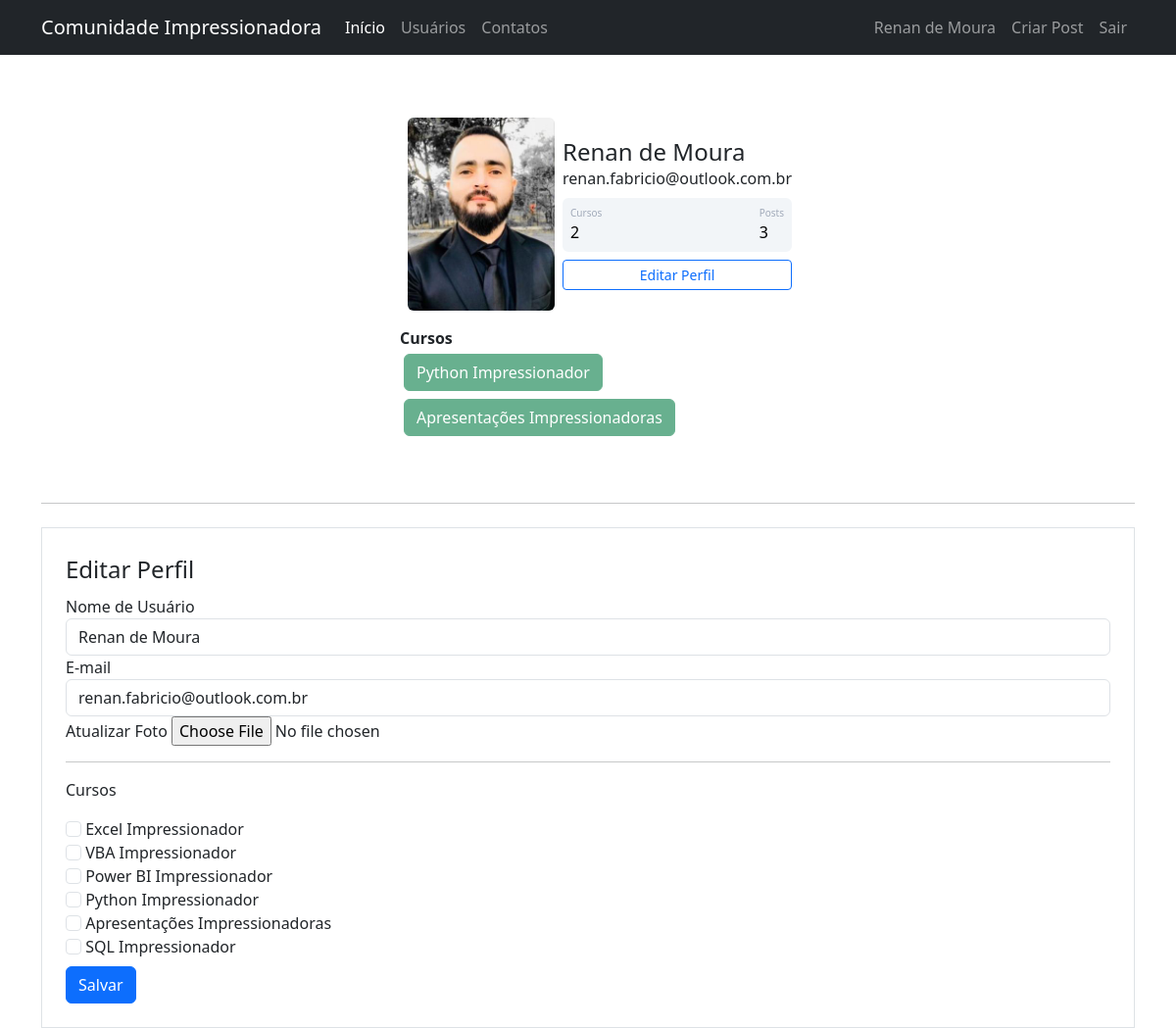
The page /perfil/editar (signed in) on the database its author committed.
### comunidade/models.py (models this page shows)
class Usuario(database.Model, UserMixin):
    id = database.Column(database.Integer, primary_key=True)
    username = database.Column(database.String, nullable=False)
    email = database.Column(database.String, nullable=False, unique=True)
    senha = database.Column(database.String, nullable=False)
    foto_perfil = database.Column(database.String, default='default.jpg')
    posts = database.relationship('Post', backref='autor', lazy=True)
    cursos = database.Column(database.String, nullable=False, default='Não Informado')
    def contar_posts(self):
        return len(self.posts)

### comunidade/routes.py (the view)
@app.route('/perfil/editar', methods=['GET', 'POST'])
@login_required
def editar_perfil():
    form = FormEditarPerfil()
    if form.validate_on_submit():
        with app.app_context():
            current_user.email = form.email.data
            current_user.username = form.username.data
            if form.foto_perfil.data:
                nome_imagem = salvar_imagem(form.foto_perfil.data)
                current_user.foto_perfil = nome_imagem
            current_user.cursos = atualizar_cursos(form)
            database.session.commit()
        flash(f'Alteração realizada com sucesso.', 'alert-success')
        return redirect(url_for('perfil'))
    elif request.method == "GET":
        form.email.data = current_user.email
        form.username.data = current_user.username
    foto_perfil = url_for('static', filename='fotos_perfil/{}'.format(current_user.foto_perfil))
    return render_template('editarperfil.html', foto_perfil=foto_perfil, form=form)

### comunidade/forms.py (shortened to what this page needs)
class FormEditarPerfil(FlaskForm):
    username = StringField('Nome de Usuário', validators=[DataRequired()])
    email = StringField('E-mail', validators=[DataRequired(), Email()])
    foto_perfil = FileField('Atualizar Foto', validators=[FileAllowed(['jpg', 'png'])])
    curso_excel = BooleanField('Excel Impressionador')
    curso_vba = BooleanField('VBA Impressionador')
    curso_powerbi = BooleanField('Power BI Impressionador')
    curso_python = BooleanField('Python Impressionador')
    curso_ppt = BooleanField('Apresentações Impressionadoras')
    curso_sql = BooleanField('SQL Impressionador')
    botao_submit_salvar = SubmitField('Salvar')

### comunidade/models.py (called while the page is built)
@login_manager.user_loader
def load_usuario(id_usuario):
    return Usuario.query.get(int(id_usuario))

### comunidade/templates/editarperfil.html (shortened to what this page needs)
{% extends 'perfil.html' %}
{% block form_editar_perfil %}
<div class="container">
    <hr>
    <div class="row">
        <div class="col">
			<form method="POST" action="" class="border p-4 mt-2" enctype="multipart/form-data">
                <legend>Editar Perfil</legend>
                <fieldset>
                    <div class="form-group">
                        {{ form.username.label(class="form-control-label") }}
                        {% if form.username.errors %}
                            {{ form.username(class="form-control is-invalid") }}
                        <div class="invalid-feedback">
                            {% for erro in form.username.errors %}
                                {{ erro }}
                            {% endfor %}
                        </div>
                        {% else %}
                            {{ form.username(class="form-control") }}
                        {% endif %}
                    </div>
                    <div class="form-group">
                        {{ form.email.label(class="form-control-label") }}
                        {% if form.email.errors %}
                            {{ form.email(class="form-control is-invalid") }}
                        <div class="invalid-feedback">
                            {% for erro in form.email.errors %}
                                {{ erro }}
                            {% endfor %}
                        </div>
                        {% else %}
                            {{ form.email(class="form-control") }}
                        {% endif %}
                    </div>
                    <div class="form-group">
                        {{ form.foto_perfil.label }}
                        {{ form.foto_perfil(class="form-control-file") }}
                    </div>
                    <hr>
                    <p>Cursos</p>
                    {% for campo in form %}
                        {% if 'curso_' in campo.name %}
                            <div class="form-group">
                                {{ campo(class="form-check-input") }}
                                {{ campo.label(class="form-check-label") }}
                            </div>
                        {% endif %}
                    {% endfor %}
                </fieldset>
                {{ form.botao_submit_salvar(class="btn btn-primary mt-2") }}
            </form>
        </div>
    </div>
</div>
{% endblock %}

### comunidade/templates/perfil.html (shortened to what this page needs)
{% extends 'base.html' %}
{% block body %}
<div class="container mt-5 d-flex justify-content-center ">
	<div class="card p-3">
		<div class="d-flex align-items-center">
			<div class="image pe-2"><img src="{{ foto_perfil }}" class="rounded" width="150" ></div>
			<div class="ml-3 w-100">
			   <h4 class="mb-0 mt-0">{{ current_user.username }}</h4>
			   <span>{{ current_user.email }}</span>
			   <div class="p-2 mt-2 bg-primary d-flex justify-content-between rounded text-white stats ">
				   {% if 'Não Informado' in current_user.cursos %}
					<div class="d-flex flex-column"><span class="articles">Cursos</span><span class="number1">0</span></div>
				   {% else %}
					<div class="d-flex flex-column"><span class="articles">Cursos</span><span class="number1">{{ current_user.cursos.count(';') +1 }}</span></div>
				   {% endif %}
					<div class="d-flex flex-column"><span class="rating">Posts</span><span class="number3">{{ current_user.contar_posts() }}</span></div>
			   </div>
			   <div class="button mt-2 d-flex flex-row align-items-center"><a class="w-100" href="{{ url_for('editar_perfil') }}"><button class="btn btn-sm btn-outline-primary w-100">Editar Perfil</button></a></div>
			</div>
		</div>
	</div>
</div>
<div class="row justify-content-center">
    <div class="col col-4" style="text-align: left">
        <strong>Cursos</strong><br>
        {% for curso in current_user.cursos.split(';') %}
            <button type="button" class="btn btn-success m-1" disabled>{{ curso }}</button><br>
        {% endfor %}
    </div>
</div>
{% block form_editar_perfil %}
{% endblock %}
{% endblock %}

### comunidade/templates/navbar.html (shortened to what this page needs)
<nav class="navbar navbar-expand-lg navbar-dark bg-dark">
  <div class="container-fluid container">
    <a class="navbar-brand" href="{{ url_for('home') }}">Comunidade Impressionadora</a>
    <div class="collapse navbar-collapse" id="navbarSupportedContent">
      <ul class="navbar-nav me-auto mb-2 mb-lg-0">
        <li class="nav-item">
          <a class="nav-link active" aria-current="page" href="{{ url_for('home') }}">Início</a>
        </li>
        <li class="nav-item">
          <a class="nav-link" href="{{ url_for('usuarios') }}">Usuários</a>
        </li>
        <li class="nav-item">
          <a class="nav-link" href="{{ url_for('contatos') }}">Contatos</a>
        </li>
      </ul>
      <ul class=" d-flex navbar-nav">
        {% if current_user.is_authenticated %}
          <li class="nav-item">
            <a class="nav-link" href="{{ url_for('perfil') }}">{{ current_user.username }}</a>
          </li>
           <li class="nav-item">
            <a class="nav-link" href="{{ url_for('criar_post') }}">Criar Post</a>
          </li>
           <li class="nav-item">
            <a class="nav-link" href="{{ url_for('sair') }}">Sair</a>
          </li>
        {% endif %}
      </ul>
    </div>
  </div>
</nav>

### comunidade/static/main.css (style rules this page uses)
.card { width: 400px; border: none; border-radius: 10px; background-color: #fff; }
.stats { background: #f2f5f8 !important; color: #000 !important; }
.articles { font-size:10px; color: #a1aab9; }
.number1 { font-weight:500; }
.rating { font-size:10px; color: #a1aab9; }
.number3 { font-weight:500; }

### rows shown on the page
Usuario: username "Renan de Moura", email "renan.fabricio@outlook.com.br", cursos "2"

### other values the page prints
{{ current_user.contar_posts() }} "3"
{{ curso }} "Python Impressionador" "Apresentações Impressionadoras"
{{ campo.label(class="form-check-label") }} "Excel Impressionador" "VBA Impressionador" "Power BI Impressionador" "Python Impressionador" "Apresentações Impressionadoras" "SQL Impressionador"
